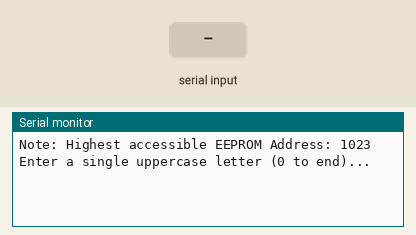
Recording of a sketch running on a simulated Arduino Uno, built with avr-gcc and run on an emulated ATmega328P. Parts: the last lines printed to the serial monitor. The test bench sets the inputs (shaded band). EEPROM starts erased.

Above: at 1.2 s.
1.3 s: "1" received over Serial
At 2.5 s:
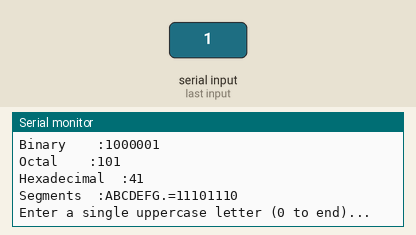
2.8 s: "0" received over Serial
At 3.5 s:
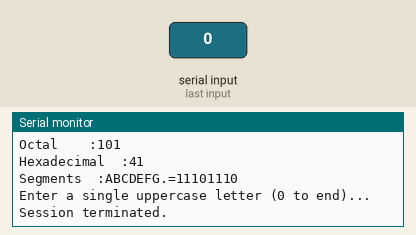

The sketch:

Write7SegUpperCaseCharacters.ino
```cpp
// PROJECT  :Write7SegUpperCaseCharacters
// PURPOSE  :Writes a lookup table (LUT) of
//          :  7-Segment Uppercase Letter Segment Maps to EEPROM
// COURSE   :ICS3U
// AUTHOR   :C. D'Arcy
// DATE     :2019 10 23
// MCU      :328p
// STATUS   :Working
// REFERENCE:https://www.arduino.cc/en/Reference/EEPROM
//          :http://darcy.rsgc.on.ca/ACES/images/7SegmentASCIILetters.gif
//          :https://www.arduino.cc/reference/en/language/variables/constants/integerconstants/

#include <EEPROM.h>       //requires the support of this Arduino library

// Define the 7-Segment Uppercase Letter LookUp Table...
uint8_t segmentMap[] = {   //Segment order: ABCDEFG.
  0B11101110,  //A or 0xEE or O356
  0B00111110,  //B or 0x3E or O076
  0B10011100,  //C or 0x9C or O234
  0B01111010,  //D or 0x7A or O172
  0B10011110,  //E or 0x9E or O236
  0B10001110,  //F or 0x8E or O216
  0B10111100,  //G or 0xBC or O274
  0B00101110,  //H or 0x2E or O056
  0B01100000,  //I or 0x60 or O140
  0B01111000,  //J or 0x78 or O170
  0B00000000,  //K or 0x   or O        // you complete the rest...
  0B00000000,  //L or 0x   or O
  0B00000000,  //M or 0x   or O
  0B00000000,  //N or 0x   or O
  0B00000000,  //O or 0x   or O
  0B00000000,  //P or 0x   or O
  0B00000000,  //Q or 0x   or O
  0B00000000,  //R or 0x   or O
  0B00000000,  //S or 0x   or O
  0B00000000,  //T or 0x   or O
  0B00000000,  //U or 0x   or O
  0B00000000,  //V or 0x   or O
  0B00000000,  //W or 0x   or O
  0B00000000,  //X or 0x   or O
  0B00000000,  //Y or 0x   or O
  0B00000000   //Z or 0x   or O
};
uint8_t sizeMap = sizeof(segmentMap);    //number of entries in the LUT

//Compiler (preprocessor) directives (allows for readable case labels!)
#define newLine 10      // Serial input line terminator
#define terminal '0'    // session terminator

char letter = 'A';      // initialization is seldom a bad idea
uint8_t segments;       // the LUT entry returned from the EEPROM read operation

void setup() {
  Serial.begin(9600);                     //requires the support of the Serial Monitor
  while(!Serial);                         //pause while the Serial monitor initializes itself
  Serial.println("Note: Highest accessible EEPROM Address: "+String(E2END,DEC));
  //flash the LUT to EEPROM...(once, since EEPROM is non-volatile!)
  //Note: The ASCII value is used as the EEPROM address for efficiency
  for (uint8_t i = 0; i <= sizeMap; i++)  //iterate through the LUT array
    EEPROM.write('A' + i, segmentMap[i]); //  writing the segment data to EEPROM
}

void loop() {
  //Request user input of an uppercase letter
  if (letter != newLine)                  // don't repeat the prompt for newLine
    Serial.println("\nEnter a single uppercase letter (0 to end)...");
  while (!Serial.available());            //wait for user input
  letter = Serial.read();                 //read the next character in the serial stream
  switch (letter) {                       //hmmm...what is it? Respond accordingly
    case terminal: Serial.println("Session terminated."); while (true);
    case newLine : break;
    default: letter = constrain(letter, 'A', 'Z');
      segments = EEPROM.read(letter);
      Serial.println("Letter\t\t:" + String(letter));
      Serial.println("Decimal\t\t:" + String(letter, DEC));
      Serial.println("Binary\t\t:" + String(letter, BIN));
      Serial.println("Octal\t\t:" + String(letter, OCT));
      Serial.println("Hexadecimal\t:" + String(letter, HEX));
      Serial.println("Segments\t:ABCDEFG.=" + String(segments, BIN));
  }
}
```

Measured:
- after the input at 1.3 s, the serial monitor: prints a new line at once (image 1)
- after the input at 2.8 s, the serial monitor: prints a new line at once (image 2)
